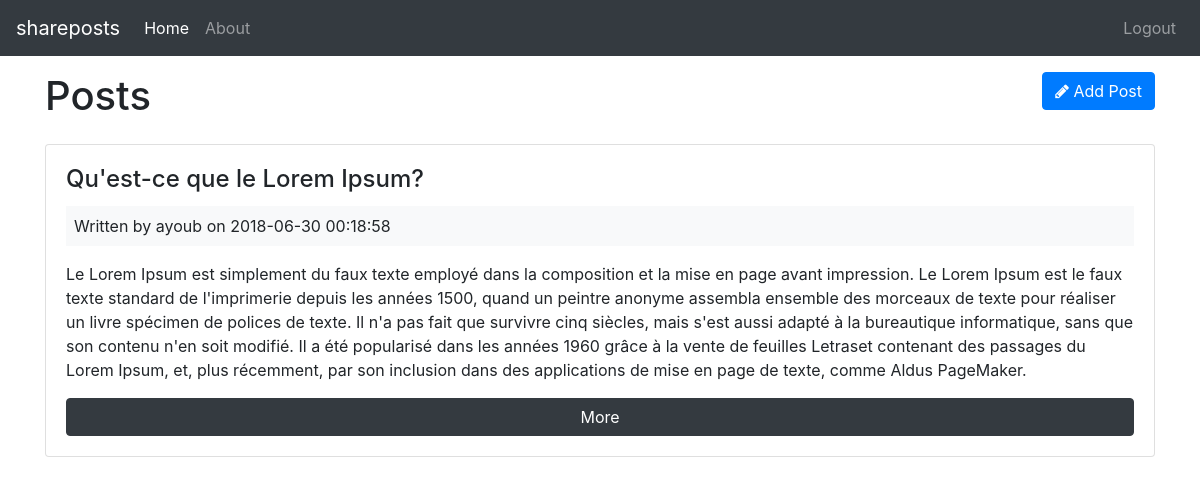
Screenshot of /posts (signed in) with the database file from the repository.
### tables this page shows
CREATE TABLE `posts` (
  `id` int(11) NOT NULL,
  `user_id` int(11) NOT NULL,
  `title` varchar(255) NOT NULL,
  `body` text NOT NULL,
  `created_at` datetime NOT NULL DEFAULT CURRENT_TIMESTAMP
);

CREATE TABLE `users` (
  `id` int(11) NOT NULL,
  `name` varchar(255) NOT NULL,
  `email` varchar(255) NOT NULL,
  `password` varchar(255) NOT NULL,
  `created_at` datetime NOT NULL DEFAULT CURRENT_TIMESTAMP
);

### app/controllers/Posts.php (called while the page is built, shortened)
<?php
  class Posts extends Controller{
    public function __construct(){
      $this->postModel = $this->model('Post');
    }
    public function index(){
      $posts = $this->postModel->getPosts();
      $data = [
        'posts' => $posts
      ];
      $this->view('posts/index', $data);
    }
  }

### app/libraries/Core.php (called while the page is built, shortened)
<?php
  class Core {
    protected $currentMethod = 'index';
    public function __construct(){
      $url = $this->getUrl();
      if(file_exists('../app/controllers/'.ucwords($url[0]).'.php')){
        unset($url[0]);
      }
      $this->currentController = new $this->currentController;
      $this->params = $url ? array_values($url) : [];
      call_user_func_array([$this->currentController, $this->currentMethod], $this->params);
    }
    public function getUrl(){
        if(isset($_GET['url'])){
          $url = rtrim($_GET['url'], '/');
          $url = filter_var($url, FILTER_SANITIZE_URL);
          $url = explode('/', $url);
          return $url;
        }
    }
  }

### public/index.php (called while the page is built, shortened)
<?php
$init = new Core();

### app/libraries/Database.php (called while the page is built, shortened)
<?php
class database{
    private $host = DB_HOST;
    private $user = DB_USER;
    private $name = DB_NAME;
    private $pass = DB_PASS;
    private $dbh;
    private $stmt;
    public function __construct(){
        $dsn = 'mysql:host='. $this->host .';dbname='.$this->name;
        $options = array(
            PDO::ATTR_PERSISTENT => true ,
            PDO::ATTR_ERRMODE => PDO::ERRMODE_EXCEPTION
        );
        try{
            $this->dbh = new PDO($dsn,$this->user,$this->pass,$options);
        }catch(PDEexeption $e){
            $this->error = $e->getMessage();
            echo $this->error;
        }
    }
    public function query($sql){
        $this->stmt = $this->dbh->prepare($sql);
    }
    public function execute(){
      return $this->stmt->execute();
    }
    public function resultSet(){
      $this->execute();
      return $this->stmt->fetchAll(PDO::FETCH_OBJ);
    }
}

### app/models/Post.php (called while the page is built, shortened)
<?php
  class Post {
    private $db;
    public function __construct(){
      $this->db = new Database;
    }
    public function getPosts(){
      $this->db->query('SELECT *,
                        posts.id as postId,
                        users.id as userId,
                        posts.created_at as postCreated,
                        users.created_at as userCreated
                        FROM posts
                        INNER JOIN users
                        ON posts.user_id = users.id
                        ORDER BY posts.created_at DESC
                        ');
      $results = $this->db->resultSet();
      return $results;
    }
  }

### app/views/posts/index.php (the view, shortened to what this page needs)
<?php require APPROOT . '/views/inc/header.php'; ?>
  <div class="row mb-3">
    <div class="col-md-6">
      <h1>Posts</h1>
    </div>
    <div class="col-md-6">
      <a href="<?php echo URLROOT; ?>/posts/add" class="btn btn-primary pull-right">
        <i class="fa fa-pencil"></i> Add Post
      </a>
    </div>
  </div>
  <?php foreach($data['posts'] as $post) : ?>
    <div class="card card-body mb-3">
      <h4 class="card-title"><?php echo $post->title; ?></h4>
      <div class="bg-light p-2 mb-3">
        Written by <?php echo $post->name; ?> on <?php echo $post->postCreated; ?>
      </div>
      <p class="card-text"><?php echo $post->body; ?></p>
      <a href="<?php echo URLROOT; ?>/posts/show/<?php echo $post->postId; ?>" class="btn btn-dark">More</a>
    </div>
  <?php endforeach; ?>
<?php require APPROOT . '/views/inc/footer.php'; ?>

### app/libraries/Controller.php (shortened to what this page needs)
<?php
class Controller{
    public function view($view,$data = []){
        if (file_exists('../app/views/'.$view.'.php')) {
            require_once '../app/views/'.$view.'.php';
        }else {
            die('file does not exist');
        }
    }
}

### app/views/inc/header.php (shortened to what this page needs)
<!DOCTYPE html>
<html lang="en">
<head>
  <link rel="stylesheet" href="https://maxcdn.bootstrapcdn.com/bootstrap/4.0.0-beta/css/bootstrap.min.css">
  <link href="https://maxcdn.bootstrapcdn.com/font-awesome/4.7.0/css/font-awesome.min.css" rel="stylesheet">
  <link rel="stylesheet" href="<?php echo URLROOT; ?>/css/styles.css">
</head>
<body>
  <?php require APPROOT . '/views/inc/navbar.php'; ?>
  <div class="container">

### app/views/inc/navbar.php (shortened to what this page needs)
<nav class="navbar navbar-expand-lg navbar-dark bg-dark mb-3">
      <a class="navbar-brand" href="<?php echo URLROOT; ?>"><?php echo SITENAME; ?></a>
      <div class="collapse navbar-collapse" id="navbarsExampleDefault">
        <ul class="navbar-nav mr-auto">
          <li class="nav-item active">
            <a class="nav-link" href="<?php echo URLROOT; ?>">Home</a>
          </li>
          <li class="nav-item">
            <a class="nav-link" href="<?php echo URLROOT; ?>/pages/about">About</a>
          </li>
        </ul>
        <ul class="navbar-nav ml-auto">
          <?php if(isset($_SESSION['user_id'])) : ?>
          <li class="nav-item">
              <a class="nav-link" href="<?php echo URLROOT; ?>/users/logout">Logout</a>
            </li>
          <?php endif; ?>
        </ul>
      </div>
    </nav>

### app/views/inc/footer.php (shortened to what this page needs)
  </div>
</body>
</html>

### rows the page displays
posts: title "Qu'est-ce que le Lorem Ipsum?", user.name "ayoub", created_at "2018-06-30 00:18:58", body "Le Lorem Ipsum est simplement du faux texte employé dans la composition et la mise en page avant impression. Le Lorem Ipsum est le faux texte standard de l'imprimerie depuis les années 1500, quand un peintre anonyme assembla ensemble des morceaux de texte pour réaliser un livre spécimen de polices de texte. Il n'a pas fait que survivre cinq siècles, mais s'est aussi adapté à la bureautique informatique, sans que son contenu n'en soit modifié. Il a été popularisé dans les années 1960 grâce à la vente de feuilles Letraset contenant des passages du Lorem Ipsum, et, plus récemment, par son inclusion dans des applications de mise en page de texte, comme Aldus PageMaker."

### other values shown
SITENAME "shareposts"
